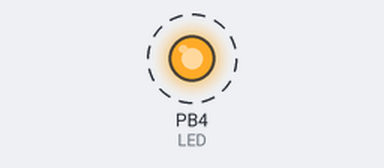
This sketch was run on a simulated ATtiny85, built with avr-gcc and run on an emulated ATtiny85. Shown: output pins drawn as LEDs (lit = HIGH). Dashed ring = blinking.

Above: at 0.5 s.
Timing chart, 0 to 4.6 s (numbered marks = the images above):
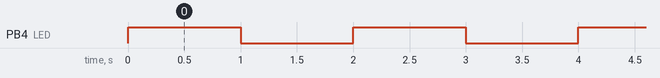

The sketch:

ATTINY85-Blink.ino
```cpp
/*
 * This blink program is for ATTINY85
 * if the LED blinks every 8 seconds you need to
 * burn the bootloader to use 8MHz clock.
 */

const int LED=4;

void setup() {
  //initialize pin 4
  pinMode(LED, OUTPUT);
}

// the loop function runs over and over again forever
void loop() {
  digitalWrite(LED, HIGH);   // turn the LED on (HIGH is the voltage level)
  delay(1000);                       // wait for a second
  digitalWrite(LED, LOW);    // turn the LED off by making the voltage LOW
  delay(1000);                       // wait for a second
}
```

Measured:
- by itself, PB4 (LED): alternates HIGH for 1.0 s and LOW for 1.0 s
